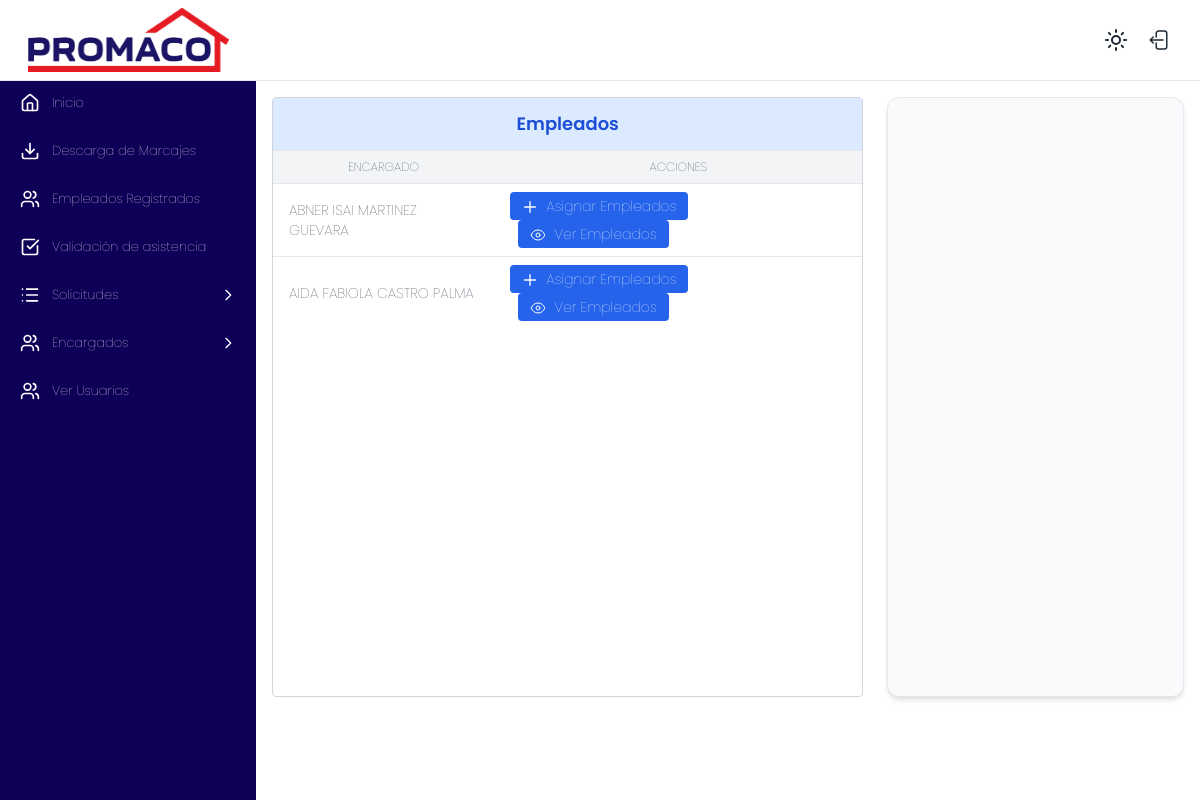
Page /marcaje/ver_encargados on the earlier database version.
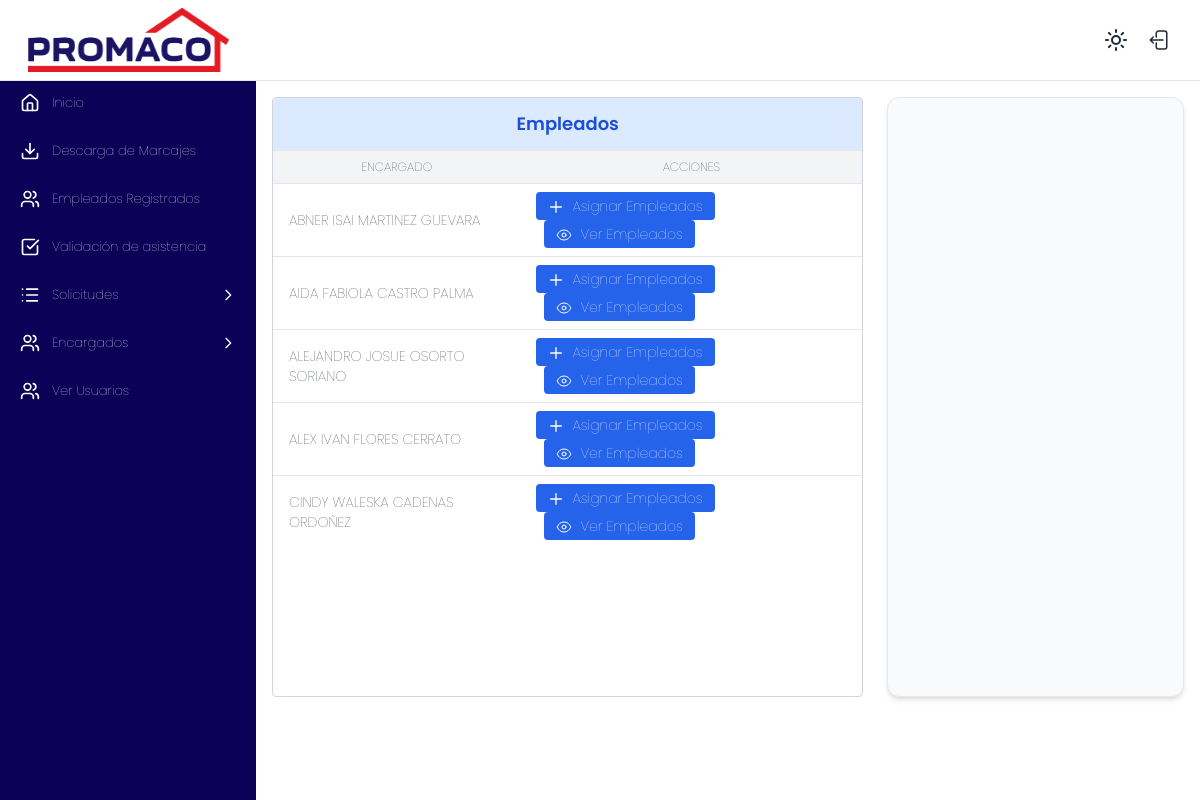
Same page on the later database version.
### marcaje/models.py (models this page shows, shortened)
class Empleado(models.Model):
    user = models.OneToOneField(User, on_delete=models.SET_NULL, null=True, blank=True)
    id_externo = models.IntegerField(unique=True)
    codigo = models.CharField(max_length=20)
    nombre = models.CharField(max_length=100)
    departamento = models.CharField(max_length=100)
    sucursal = models.ForeignKey(Sucursal, on_delete=models.PROTECT)
    es_encargado = models.BooleanField(default=False)
    class Meta:
        verbose_name = "Empleado"
        verbose_name_plural = "Empleados"
        ordering = ['nombre']

### marcaje/views.py (the view)
# urls.py: path('ver_encargados', views.ver_encargados, name='ver_encargados'),
def ver_encargados(request):
    encargados = Empleado.objects.filter(es_encargado=True)
    return render(request, 'ver_encargados.html', {'encargados': encargados})

### marcaje/context_processors.py (called while the page is built, shortened)
def empleados_a_cargo_context(request):
    empleados_cargo = []
    encargado_obj = None
    return {'empleados_a_cargo_global': empleados_cargo, 'encargado': encargado_obj}

### marcaje/templates/ver_encargados.html (shortened to what this page needs)
{% extends 'base.html' %}
{% block content %}
<div class="flex flex-col md:flex-row justify-between gap-6">
    <div class="bg-white dark:bg-gray-800 overflow-x-auto border border-gray-300 rounded w-full md:w-2/3" style="height: 600px;">
        <div class="sticky top-0 z-20 bg-blue-100 dark:bg-blue-800 border-b border-gray-200 dark:border-gray-700">
            <h2 class="text-lg font-semibold text-center py-3 text-blue-700 dark:text-white">
                Empleados
            </h2>
        </div>
        <table class="min-w-full divide-y min-w-full divide-gray-200 dark:divide-gray-700">
            <thead class="bg-gray-100 font-bold dark:bg-gray-600 sticky top-[0px] z-10 uppercase text-xs">
                <tr>
                    <th class="px-4 py-2">Encargado</th>
                    <th class="px-4 py-2">Acciones</th>
                </tr>
            </thead>
            <tbody class="bg-white dark:bg-gray-800 divide-y divide-gray-200 dark:divide-gray-700">
                {% for enc in encargados %}
                <tr class="hover:bg-gray-100 dark:hover:bg-gray-700 transition-colors duration-200">
                    <td class="px-4 py-2 text-sm text-gray-800 dark:text-gray-100">{{ enc.nombre }}</td>
                    <td class="px-4 py-2 space-x-2">
                        <button class="bg-blue-600 text-white px-3 py-1 rounded hover:bg-blue-700 text-sm hover:text-white transition"
                            hx-get="{% url 'asignar_empleados' enc.id %}"
                            hx-target="#asignar"
                            hx-swap="innerHTML">
                            <svg xmlns="http://www.w3.org/2000/svg" class="inline w-4 h-4 mr-1" fill="none" viewBox="0 0 24 24" stroke="currentColor">
                                <path stroke-linecap="round" stroke-linejoin="round" stroke-width="2" d="M12 4v16m8-8H4"/>
                            </svg>
                            Asignar Empleados
                        </button>
                        <button class="bg-blue-600 text-white px-3 py-1 rounded hover:bg-blue-700 text-sm hover:text-white transition"
                            hx-get="{% url 'mostrar_empleados' enc.id %}"
                            hx-target="#asignar"
                            hx-swap="innerHTML">
                            Ver Empleados
                        </button>
                    </td>
                </tr>
                {% endfor %}
            </tbody>
        </table>
    </div>
    <div id="asignar" class="shadow-md rounded-xl border border-gray-200 p-4 w-full md:w-1/3 bg-gray-50 dark:bg-gray-800">
    </div>
</div>
{% endblock %}

Differences in the rows shown:
now on this page (row edited): Empleado: nombre "ALEJANDRO JOSUE OSORTO SORIANO"
now on this page (row edited): Empleado: nombre "ALEX IVAN FLORES CERRATO"
now on this page (row edited): Empleado: nombre "CINDY WALESKA CADENAS ORDOÑEZ"
